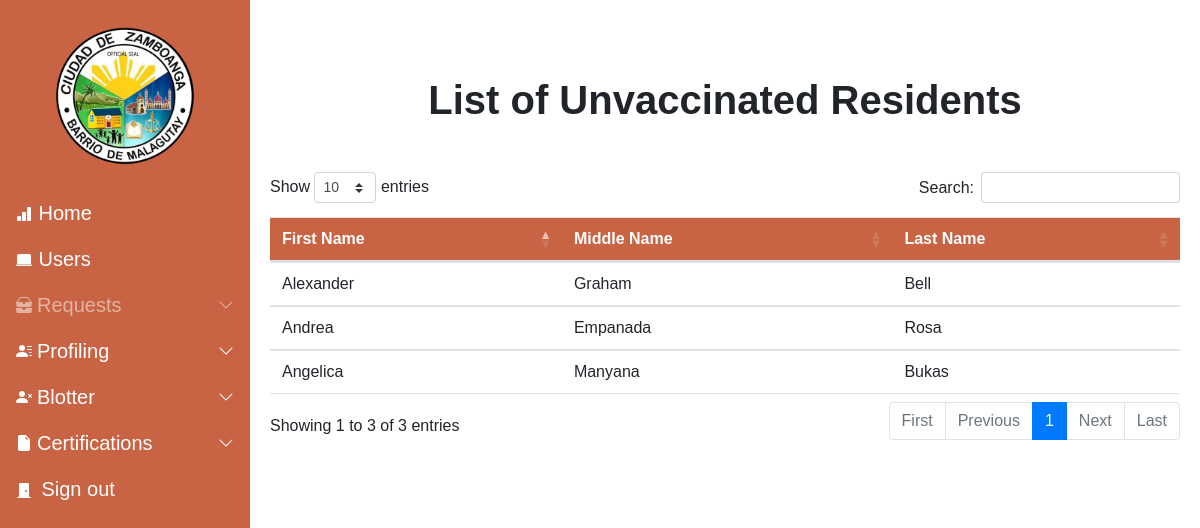
Page /DisplayUnvaccinated/ on the committed database.
### Resident/models.py (models this page shows, shortened)
class Resident (models.Model):
    pic = models.ImageField(null=True, blank = True, verbose_name="Profile Picture", upload_to= "images/", default='images/default_pp.jpg')
    First_name = models.CharField(max_length=50)
    Last_name = models.CharField(max_length=50)
    Middle_name = models.CharField(max_length=50, blank=True, null=True)
    Birthdate = models.DateField(auto_now_add=False, auto_now=False)
    Gender_choices = (
        ('Male','Male'),
        ('Female','Female')
        )
    Gender = models.CharField(max_length=100, choices=Gender_choices, default = "Not Specified")
    Email = models.EmailField(max_length=254, blank=True, null=True)
    numbers = RegexValidator(r'^[0-9]+','Only numbers are accepted')
    Contact = models.CharField(max_length=11, validators=[numbers])
    Phealthnone = 'None'
    Phealth_choices = (
        ('None', 'None'),
        ('Employed','Employed'),
        ('Voluntary','Voluntary'),
        ('OFW','OFW'),
        ('Sponsored','Sponsored'),
        ('Indigent','Indigent'),
        ('Lifetime','Lifetime'),
        ('Senior','Senior')
    )
    Philhealth_membership = models.CharField(max_length=100,choices=Phealth_choices,default=Phealthnone,verbose_name="Philhealth Membership Type")
    Cstatus_choices = (
        ('Single','Single'),
        ('Married','Married'),
        ('Separated','Separated'),
        ('Widowed','Widowed'),
        )
    Marital_status = models.CharField(max_length=100, choices = Cstatus_choices, default = "")
    Citizenship = models.CharField(max_length=100,verbose_name="Ethnicity")
    Religion = models.CharField(max_length=100)
    Occupation = models.CharField(max_length=100, null=True, blank=True)
    Vac_choices = (
        ('Vaccinated','Vaccinated'),
        ('Unvaccinated','Unvaccinated')
    )
    Vaccination = models.CharField(max_length=100, choices = Vac_choices, verbose_name="Vaccination Status", default="")
    Address = models.CharField(max_length=250, verbose_name="Street Address")
    Resident_code = models.CharField(max_length=500, null=False, blank=False)
    Blacklisted = models.BooleanField(default = False)
    created_date = models.DateTimeField(auto_now_add=True)
    modified_date = models.DateTimeField(auto_now=True)

### Resident/views.py (the view)
# urls.py: path('DisplayUnvaccinated/',DisplayUnvaccinated,name="displayunvaccinated"),
def DisplayUnvaccinated(request):
    Resident_obj = Resident.objects.filter(Vaccination="Unvaccinated")
    context = {
        'Resident_obj' : Resident_obj
    }
    return render(request,"Unvaccinatedresidents.html",context = context)

### Resident/context_processors.py (called while the page is built)
def greet(request):
    greeting = f"{request.user.username}"
    return{
        "greeting" : greet
    }

### templates/Unvaccinatedresidents.html (shortened to what this page needs)
{%  extends 'base.html' %}
{% load static %}
{% block content %}
<h1 style="text-align: center;"><b>List of Unvaccinated Residents</b></h1>
<div class="container-fluid mt-5 mb-5">
      <table class = "table table-hover mt-2 mb-5" id="Display" style="background-color: rgb(255,255,255,0.8)">
        <thead>
            <tr>
              <th>First Name</th>
              <th>Middle Name</th>
              <th>Last Name</th>
          </tr>
        </thead>
        <tbody>
              {% for res in Resident_obj %}
              <tr data-href ="{% url 'resident_profile' res.id %}">
                <td>{{ res.First_name }}</td>
                {% if res.Middle_name is not None %}
                <td>{{ res.Middle_name}}</a></td>
                {% else %}
                <td></a></td>
                {% endif %}
                <td>{{res.Last_name}}</td>
              </tr>
              {% endfor %}
        </tbody>
      </table>
</div>
{% endblock content %}

### staticfiles/css/nav.css (style rules this page uses)
@media (min-width: 992px) { body { overflow: auto !important; } }

### templates/base.html (style rules this page uses)
body::after { opacity: 0.; }

### templates/Unvaccinatedresidents.html (style rules this page uses)
thead { background-color: #c86444; border-color: none; color: white; }
tr[data-href] { cursor: pointer; }

### rows in the picture
Resident: First_name "Andrea", Middle_name "Empanada", Last_name "Rosa"
Resident: First_name "Angelica", Middle_name "Manyana", Last_name "Bukas"
Resident: First_name "Alexander", Middle_name "Graham", Last_name "Bell"
